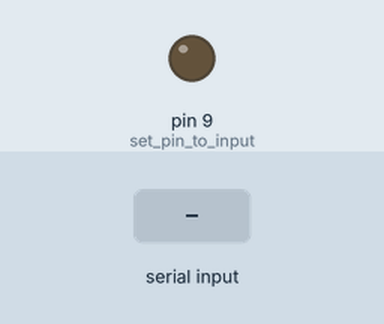
This sketch was run on a simulated Arduino Uno, built with avr-gcc and run on an emulated ATmega328P. Shown: output pins drawn as LEDs (lit = HIGH). The test bench sets the inputs (shaded band). Random numbers use the default seed unless the sketch sets one; what the sketch prints to the serial monitor is not drawn.

Above: at 1.2 s.
1.3 s: byte 5 (5) received over Serial
At 5.3 s:
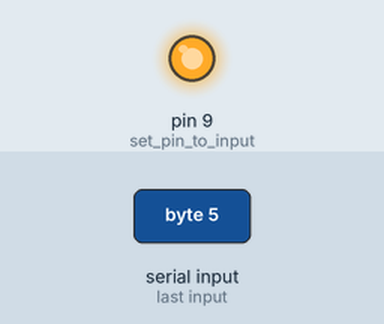
Timing chart, 0 to 9.8 s (numbered marks = the images above; inputs shaded):
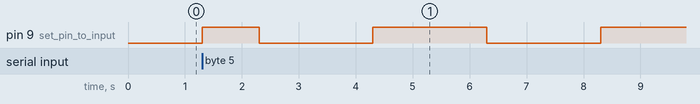

Measured:
- after the input at 1.3 s, pin 9 (set_pin_to_input): goes HIGH 1.0 s, LOW 2.0 s, HIGH 2.0 s, LOW 2.0 s, then HIGH, starting at once

The sketch:

sketch_jan22a.ino
```cpp
int randomNumber;
int Signal = -1;
//Set up - this is where you get things "set-up". It will only run once
void setup() {

  //setup serial communications through the USB
  Serial.begin(9600);
  pinMode(9, OUTPUT);           // set pin to input

}//close setup

void loop() {

   while(!Serial.available());
     Signal = Serial.read();
     if(Signal == 5){
        generateRandomNumber();
     }
}

void generateRandomNumber(){
  for (int i = 0; i < 100; i++) {
       randomNumber = random(1,5);
       Serial.write(randomNumber);
       if(randomNumber >= 3){
           digitalWrite(9,HIGH);
       }else{
           digitalWrite(9,LOW);
       }
       delay(1000);
  }
}
```
